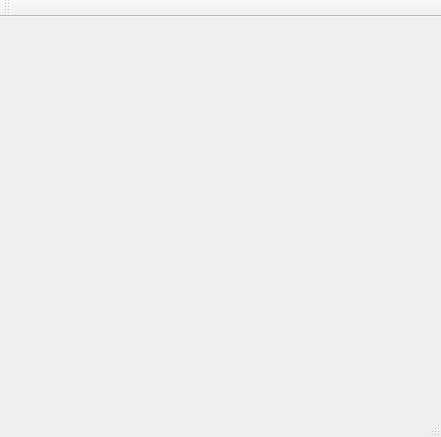
<?xml version="1.0" encoding="UTF-8"?>
<ui version="4.0">
 <class>MainWindow</class>
 <widget class="QMainWindow" name="MainWindow">
  <property name="geometry">
   <rect>
    <x>0</x>
    <y>0</y>
    <width>441</width>
    <height>437</height>
   </rect>
  </property>
  <property name="windowTitle">
   <string>MainWindow</string>
  </property>
  <widget class="QWidget" name="centralWidget"/>
  <widget class="QMenuBar" name="menuBar">
   <property name="geometry">
    <rect>
     <x>0</x>
     <y>0</y>
     <width>441</width>
     <height>21</height>
    </rect>
   </property>
  </widget>
  <widget class="QToolBar" name="mainToolBar">
   <attribute name="toolBarArea">
    <enum>TopToolBarArea</enum>
   </attribute>
   <attribute name="toolBarBreak">
    <bool>false</bool>
   </attribute>
  </widget>
  <widget class="QStatusBar" name="statusBar"/>
 </widget>
 <layoutdefault spacing="6" margin="11"/>
 <resources/>
 <connections/>
</ui>
